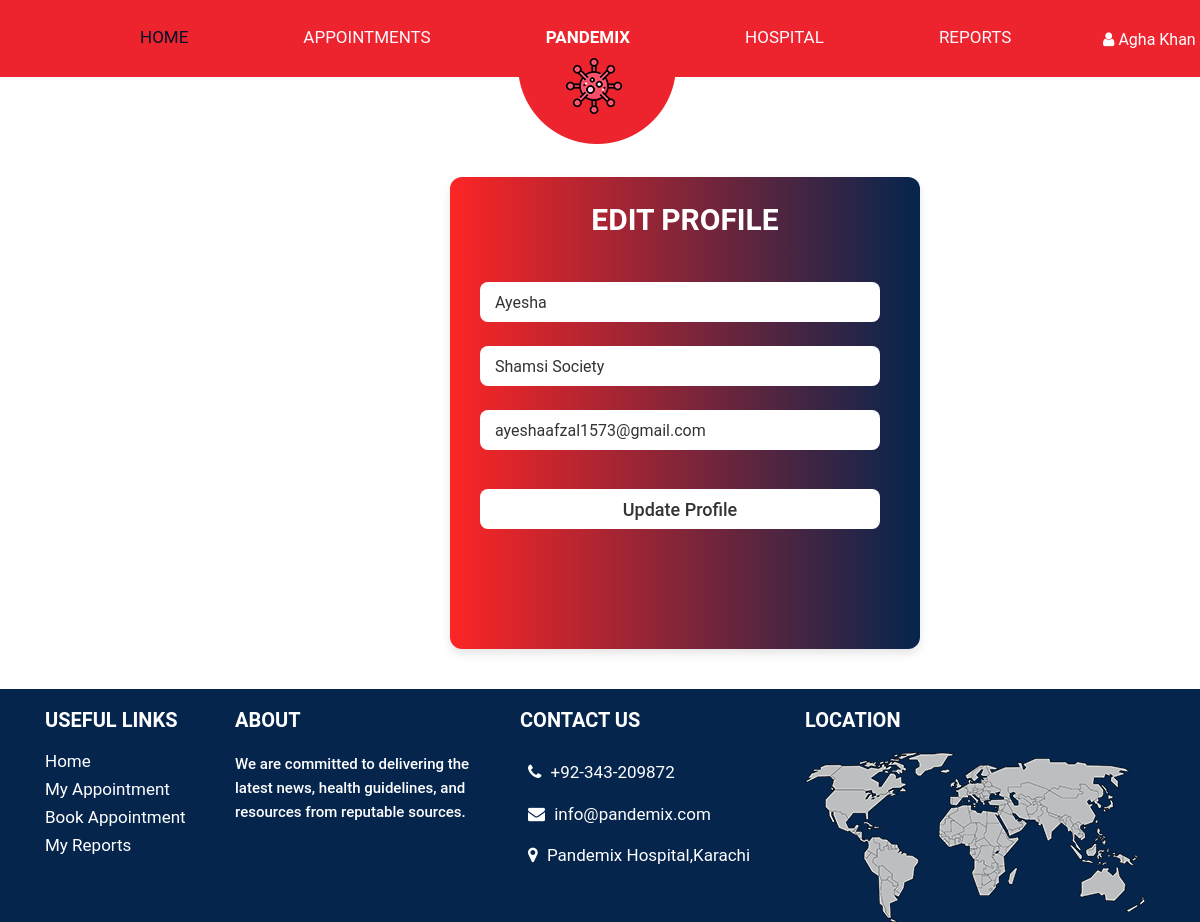
/patient/edit_profile.php (signed in), run on the app's committed database.
### tables this page shows
CREATE TABLE `patient` (
  `patient_id` int(11) NOT NULL,
  `patient_name` varchar(255) DEFAULT NULL,
  `address` varchar(255) DEFAULT NULL,
  `email` varchar(255) DEFAULT NULL,
  `password` varchar(255) DEFAULT NULL
);

### patient/edit_profile.php (the view, shortened to what this page needs)
<?php
include("../connection.php");
?>
<!DOCTYPE html>
<html lang="en">
<head>
    <link rel="stylesheet" href="../assets/css/bootstrap.min.css">
    <link rel="stylesheet" href="../assets/css/patient.css">
    <link rel="stylesheet" href="../assets/css/responsive.css">
    <link rel="stylesheet" href="../assets/css/register.css" />
    <link rel="stylesheet" href="https://netdna.bootstrapcdn.com/font-awesome/4.0.3/css/font-awesome.css">
    <link rel="stylesheet" href="https://cdnjs.cloudflare.com/ajax/libs/fancybox/2.1.5/jquery.fancybox.min.css"
        media="screen">
    <link rel="stylesheet" href="https://rawgit.com/LeshikJanz/libraries/master/Bootstrap/baguetteBox.min.css">
</head>
<body class="main-layout">
    <header class="header-area">
        <div class="right">
            <button class="btn dropdown-toggle" data-toggle="dropdown" aria-haspopup="true" aria-expanded="false">
                <i class="fa fa-user" aria-hidden="true"></i>
                <?php echo $_SESSION['patient_name']; ?>
            </button>
        </div>
        <div class="container">
            <div class="row d_flex">
                <div class="col-lg-10 offset-lg-1 col-md-12 col-sm-9">
                    <div class="navbar-area">
                        <nav class="site-navbar">
                            <ul>
                                <li><a class="active" href="patient.php">Home</a></li>
                                <li><a href="myappointment.php">Appointments</a></li>
                                <li><a href="patient.php" class="logo_midle">Pandemix</a></li>
                                <li><a href="hospitals.php">Hospital</a></li>
                                <li><a href="covidreport.php">Reports</a></li>
                            </ul>
                        </nav>
                    </div>
                </div>
            </div>
        </div>
    </header>
    <?php
    $patient_name = "";
    $address = "";
    $email = "";
    $patient_id = $_SESSION['patient_id'];
    $query = "SELECT * FROM `patient` WHERE `patient_id` = $patient_id";
    $result = mysqli_query($con, $query);
    if (mysqli_num_rows($result) > 0) {
        $row = mysqli_fetch_assoc($result);
        $patient_name = $row['patient_name'];
        $address = $row['address'];
        $email = $row['email'];
    }
    ?>
    <section class="wrapper">
        <div class="form signup">
            <header>EDIT PROFILE</header>
            <form method="post" action="<?php echo htmlspecialchars($_SERVER["PHP_SELF"]); ?>">
                <input type="text" name="patient_name" id="patient_name" value="<?php echo $patient_name; ?>"><br>
                <input type="text" name="address" value="<?php echo $address; ?>"><br>
                <input type="text" name="email" value="<?php echo $email; ?>"><br>
                <input type="submit" value="Update Profile">
            </form>
        </div>
    </section>
    <footer>
        <div class="footer">
            <div class="container">
                <div class="row">
                    <div class="col-lg-2 col-md-6 col-sm-6">
                        <div class="hedingh3 text_align_left">
                            <h3>USEFUL LINKS</h3>
                            <ul class="menu_footer">
                                <li><a href="patient.php">Home</a>
                                <li>
                                <li><a href="myappointment.php">My Appointment</a>
                                <li>
                                <li> <a href="bookappointment.php">Book Appointment</a>
                                <li>
                                <li> <a href="covidreport.php">My Reports</a>
                            </ul>
                        </div>
                    </div>
                    <div class="col-lg-3 col-md-6 col-sm-6">
                        <div class="hedingh3 text_align_left">
                            <h3>About</h3>
                            <p>
                                We are committed to delivering the latest news, health guidelines, and resources from
                                reputable
                                sources.
                            </p>
                        </div>
                    </div>
                    <div class="col-lg-3 col-md-6 col-sm-6">
                        <div class="hedingh3  text_align_left">
                            <h3>Contact Us</h3>
                            <ul class="top_infomation">
                                <li><i class="fa fa-phone" aria-hidden="true"></i>
                                    <a href="tel:111-222-333">+92-343-209872</a>
                                </li>
                                <li><i class="fa fa-envelope" aria-hidden="true"></i>
                                    <a href="mailto:ayeshaafzal1573@gmail.com">info@pandemix.com</a>
                                </li>
                                <li> <i class="fa fa-map-marker" aria-hidden="true"></i>
                                    <a href="https://www.google.com/maps/@24.8847152,67.1775322,15z?entry=ttu">Pandemix
                                        Hospital,Karachi</a>
                                </li>
                            </ul>
                        </div>
                    </div>
                    <div class="col-lg-4 col-md-6 col-sm-6">
                        <div class="hedingh3 text_align_left">
                            <h3>Location</h3>
                            <div class="map">
                                <img src="../assets/images/map.png" alt="map" />
                            </div>
                        </div>
                    </div>
                </div>
            </div>
        </div>
    </footer>
</body>
</html>

### assets/css/patient.css (style rules this page uses)
.right>button { background-color: #ed242e !important; color: white; }
a { color: #1f1f1f; text-decoration: none !important; outline: none !important; -webkit-transition: all .3s ease-in-out; -moz-transition: all .3s ease-in-out; -ms-transition: all .3s ease-in-out; -o-transition: all .3s ease-in-out; transition: all .3s ease-in-out; }
h1, h2, h3, h4, h5, h6 { letter-spacing: 0; font-weight: normal; position: relative; padding: 0; font-weight: normal; line-height: normal; color: #111111; margin: 0 }
h3 { font-size: 18px; }
*, *::after, *::before { -webkit-box-sizing: border-box; -moz-box-sizing: border-box; box-sizing: border-box; }
ul, li, ol { margin: 0px; padding: 0px; list-style: none; }
p { margin: 0px; font-weight: 500; font-size: 15px; line-height: 24px; }
a { color: #222222; text-decoration: none; outline: none !important; }
a, .btn { text-decoration: none !important; outline: none !important; -webkit-transition: all .3s ease-in-out; -moz-transition: all .3s ease-in-out; -ms-transition: all .3s ease-in-out; -o-transition: all .3s ease-in-out; transition: all .3s ease-in-out; }
img { max-width: 100%; height: auto; }
button { border: 0; margin: 0; padding: 0; cursor: pointer; }
.d_flex { display: flex; align-items: center; flex-wrap: wrap; }
.text_align_left { text-align: left; }
body { overflow-x: hidden; font-family: 'Roboto', sans-serif; font-size: 16px; }
.header-area { padding: 25px 6px; color: #f1f1f1; width: 100%; z-index: 9999999; height: 77px; background: #ed242e; }
.logo_midle { color: #fef6fc; font-weight: bold; color: #fff !important; }
.logo_midle::before { position: absolute; content: ""; bottom: -93px; width: 158px; height: 96px; background: url(../images/logo.png); z-index: 999; margin: 0 auto; left: 0; right: 6px; }
.site-navbar { display: flex; align-items: center; }
.site-navbar ul { margin: 0; padding: 0; list-style: none; display: flex; }
.site-navbar ul li a { color: #fef6fc; font-size: 17px; display: block; text-decoration: none; text-transform: uppercase; }
.site-navbar ul li { padding-right: 115px; text-align: center; align-items: center; justify-content: center; }
.site-navbar ul li:last-child { padding-right: 0; }
.site-navbar ul li a.active { color: #00132b; }
.right { position: absolute; width: 80px; right: 30px; height: 77px; top: 0; text-align: center; line-height: 77px; }
html, body { min-height: 100%; }
.footer { padding-top: 20px; background: #05254d; text-align: center; width: 100%; bottom: 0%; }
.hedingh3 h3 { color: #fff; font-size: 20px; padding-bottom: 20px; line-height: 23px; font-weight: bold; text-align: left; text-transform: uppercase; }
.hedingh3 p { color: #fff; text-align: left; margin-bottom: 15px; }
ul.menu_footer { text-align: left; }
ul.menu_footer li a { color: white; font-size: 17px; line-height: 18px; padding-bottom: 10px; display: block; }
ul.top_infomation li { display: block; font-size: 17px; padding: 8px; color: #fff; }
ul.top_infomation li:last-child { padding-right: 0; }
ul.top_infomation li i { margin-right: 5px; color: #fff; text-align: center; transition: ease-in all 0.5s; }
ul.top_infomation li a { color: #fff; }
.wrapper form { gap: 0px !important; }

### assets/css/register.css (style rules this page uses)
.wrapper { position: relative; max-width: 470px; margin-top: 100px; justify-content: center; align-items: center; margin-left: 450px; width: 100%; border-radius: 12px; padding: 20px 30px 120px; background: linear-gradient(to right, rgb(253, 37, 37) , #05254d); box-shadow: 0 5px 10px rgba(0, 0, 0, 0.1); overflow: hidden; margin-bottom: 40px; }
.form header { font-size: 30px; text-align: center; color: #fff; font-weight: 600; cursor: pointer; }
.wrapper form { display: flex; flex-direction: column; gap: 10px; margin-top: 40px; }
form input { height: 40px; width: 400px; outline: none; border: none; padding: 0 15px; font-size: 16px; font-weight: 400; color: #333; border-radius: 8px; background: #fff; }
form input[type="submit"] { margin-top: 15px; padding: none; font-size: 18px; width: 400px; justify-content: center; align-items: center; text-align: center; font-weight: 500; cursor: pointer; }

### data on the page
patient: patient_name "Ayesha", address "Shamsi Society", email "ayeshaafzal1573@gmail.com"

### other printed values
$_SESSION['patient_name'] "Agha Khan"
